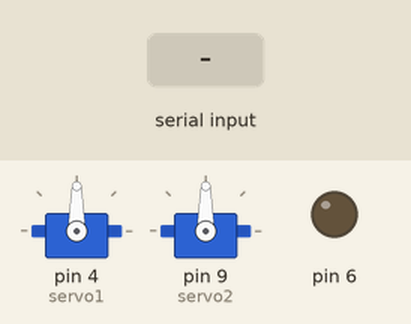
This sketch was run on a simulated Arduino Uno, built with avr-gcc and run on an emulated ATmega328P. On the bench: 2 × servo, output pins drawn as LEDs (lit = HIGH). Inputs (shaded band) come from the test bench. What the sketch prints to the serial monitor is not drawn.

Above: at 2.2 s.
2.3 s: "x,45\n" received over Serial
At 3.2 s:
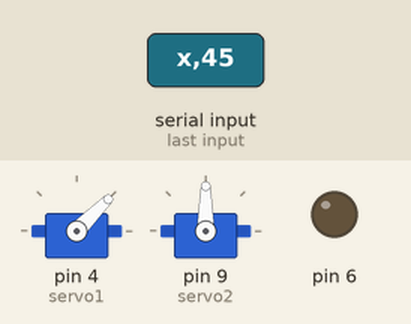
3.8 s: "y,45\n" received over Serial
At 4.3 s:
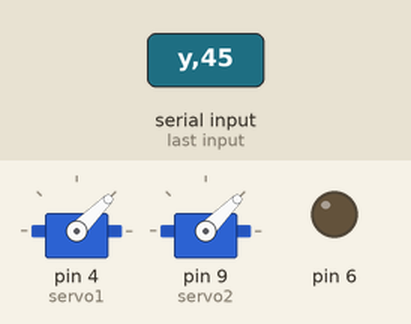
5.3 s: "x90\n" received over Serial
At 6.5 s:
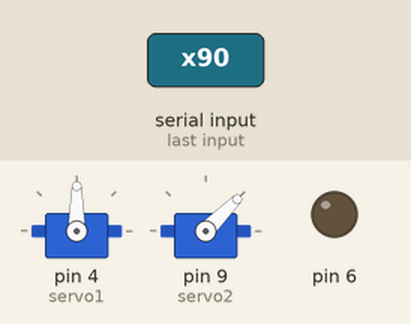
6.8 s: "l90\n" received over Serial
At 7.8 s:
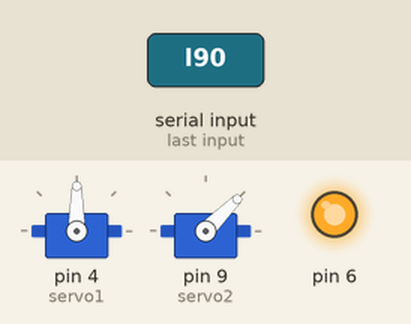
8.3 s: "y90\n" received over Serial
At 8.9 s:
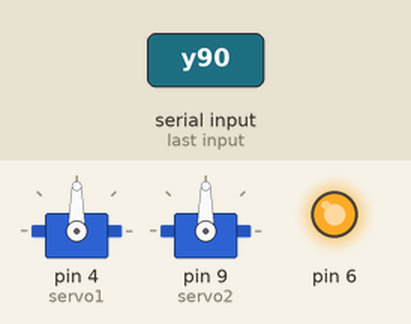
9.8 s: "x" received over Serial
At 11.9 s:
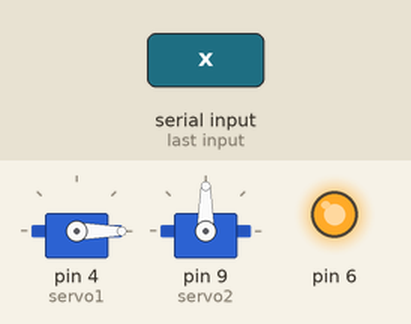
Timing chart, 0 to 13.3 s (numbered marks = the images above; inputs shaded):
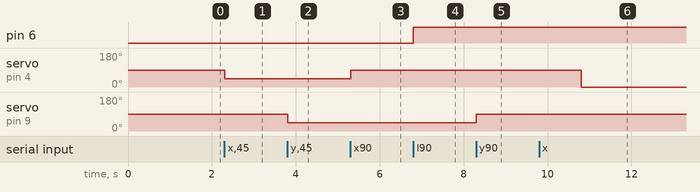

Measured:
- after the input at 2.3 s, servo on pin 4 (servo1): 90° → 45° at once
- after the input at 3.8 s, servo on pin 9 (servo2): 90° → 45° at once
- after the input at 5.3 s, servo on pin 4 (servo1): 45° → 90° at once
- after the input at 6.8 s, pin 6: LOW → HIGH at once
- after the input at 8.3 s, servo on pin 9 (servo2): 45° → 90° at once
- after the input at 9.8 s, servo on pin 4 (servo1): 90° → 0° after 1.0 s

The sketch:

ArduinoControl.ino
```cpp
#include <Servo.h>
int incomingByte;
Servo servo1;  // create servo object to control a servo
Servo servo2;
int pan = 90;
int tilt = 90;

int tiltMin = 45;
int tiltMax = 140;

void setup() {
  Serial.begin(9600);
  while (!Serial);
  Serial.println("-------------------------");
  Serial.println("ARos is loading....");
  delay(1000);
  Serial.println("ARos loaded succesfully");
  Serial.println("-------------------------");
  pinMode(6, OUTPUT);
  servo1.attach(4);  // attaches the servo on pin 9 to the servo object
  servo2.attach(9);
}

void loop() {

    incomingByte = Serial.read();
    if(incomingByte == 'x'){
      pan = Serial.parseInt();
      servo1.write(pan);
    }
    if(incomingByte == 'y'){
      tilt = Serial.parseInt();
      tilt = constrain(tilt,tiltMin,tiltMax);
      servo2.write(tilt);
    }
    if(incomingByte == 'l'){
      int mode = Serial.parseInt();
      if(mode == 0){
        digitalWrite(6, LOW);
      }
      else{
        digitalWrite(6, HIGH);
      }

    }

}
```
